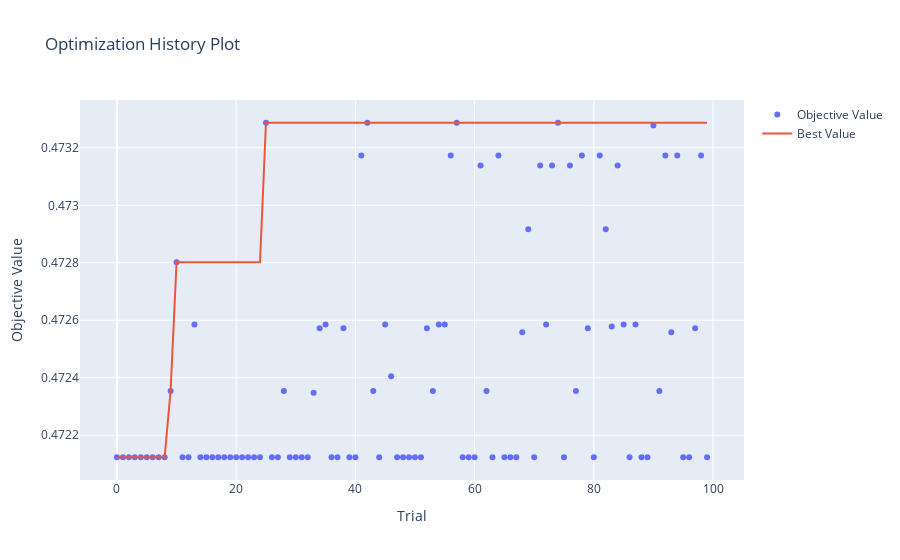

The notebook cell saved with this chart:
### Markdown cell above
### 2.3 Optuna Visualizations
Visualizing hyper-parameter tuning results obtained by running Optuna.

### Code cell
optuna.visualization.plot_optimization_history(study)
